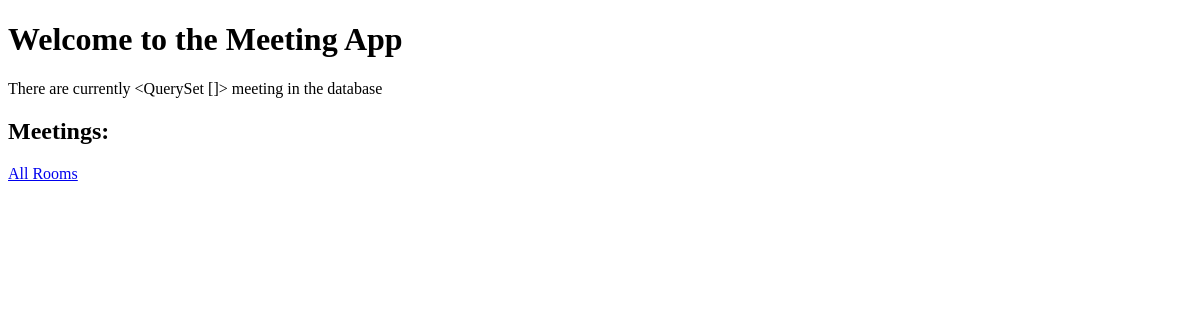
The app's page /, older data.
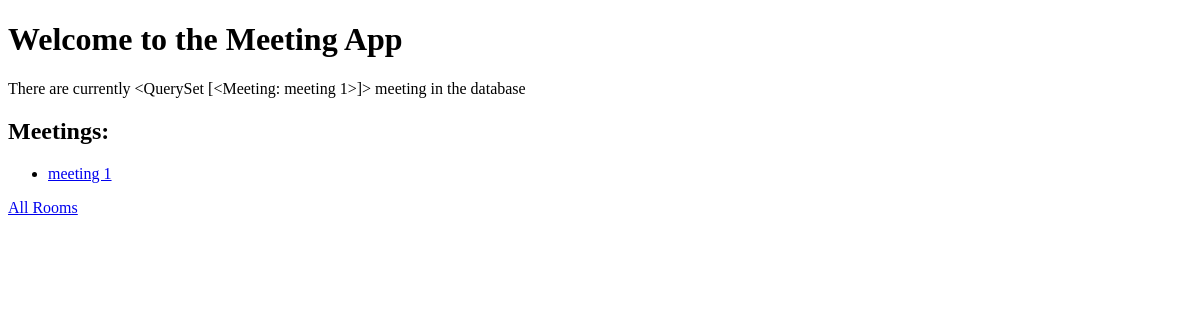
The same page, newer data.
### meetings/models.py (models this page shows)
class Meeting(models.Model):
    title = models.CharField(max_length=200)
    date = models.DateField()
    start_time = models.TimeField(default=time(9))
    duration = models.IntegerField(default=1)
    room = models.ForeignKey(Room, on_delete=models.CASCADE)
    def __str__(self):
        return self.title

### website/views.py (the view)
# urls.py: path("", welcome, name="home"),
def welcome(request):
    return render(request, "website/welcome.html", {"meetings": Meeting.objects.all()})

### website/templates/website/welcome.html (shortened to what this page needs)
<!DOCTYPE html>
<html lang="en">
<head>
</head>
<body>
  <h1>Welcome to the Meeting App</h1>
  <p>
    There are currently {{meetings}} meeting in the database
  </p>
  <h2>Meetings:</h2>
  <ul>
    {% for meeting in meetings %}
    <li>
      <a href={% url 'detail' meeting.id %}>
        {{meeting.title}}
      </a>
    </li>
    {% endfor %}
  </ul>
  <a href={% url 'rooms' %}>
    All Rooms
  </a>
</body>
</html>

Row changes from the older to the newer data that the page shows:
added Meeting: title "<QuerySet [<Meeting: meeting 1>]>", title "meeting 1"
Text that changed along with them:
{{ meetings }}: "<QuerySet []>" → (not shown)
